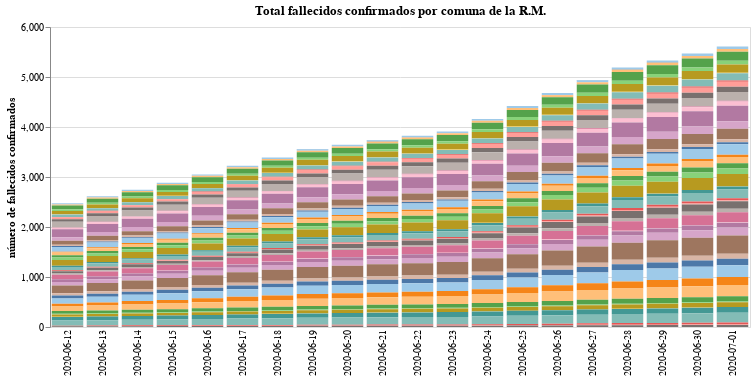

Write notebook code for a chart like this one.
### Markdown cell above
# Evolución del total de fallecidos confirmados por comuna (interpolación)

### Code cell
#collapse-hide
#linear interpolation
county_deaths_RM = np.round(county_deaths_RM.interpolate(method="linear"))

#data in long form to plot it on altair
county_deaths_RM_long_form = county_deaths_RM.drop(columns="Total").reset_index().melt("Fecha", var_name="Comuna", value_name="Fallecidos confirmados")
#plot the data
input_dropdown = alt.binding_select(options=county_deaths_RM_long_form['Comuna'].unique())
selection1 = alt.selection_single(fields=['Comuna'], bind=input_dropdown, name=' ')
selection2 = alt.selection_multi(fields=['Comuna'], on='mouseover')

color = alt.condition(selection1 | selection2,
                    alt.Color('Comuna:N', scale=alt.Scale(scheme='tableau20'), legend=None),
                    alt.value('lightgray'))

bars1 = alt.Chart(county_deaths_RM_long_form.fillna(0)).mark_bar().encode(
    x=alt.X("Fecha", axis=alt.Axis(title="", domain=False, tickSize=0)),
    y=alt.Y("Fallecidos confirmados", axis=alt.Axis(title="número de fallecidos confirmados")),
    tooltip = ["Fecha", "Comuna", "Fallecidos confirmados"],
    color = color
).properties(
    title="Total fallecidos confirmados por comuna de la R.M.",
    width=700).add_selection(
    selection1, selection2
).transform_filter(
    selection1
)

bars1

### Figure 1 — Vega-Lite specification as saved in the notebook (floating-point values rounded to 4 significant figures; data arrays with more than 128 entries replaced by an {"elided": "..."} marker saying what was removed)
{"config": {"view": {"continuousWidth": 400, "continuousHeight": 300}}, "data": {"name": "data-8e05353b3f8e7a9eca6a2d6ae5d86fee"}, "mark": "bar", "encoding": {"color": {"condition": {"type": "nominal", "field": "Comuna", "legend": null, "scale": {"scheme": "tableau20"}, "selection": {"or": [" ", "selector002"]}}, "value": "lightgray"}, "tooltip": [{"type": "nominal", "field": "Fecha"}, {"type": "nominal", "field": "Comuna"}, {"type": "quantitative", "field": "Fallecidos confirmados"}], "x": {"type": "nominal", "axis": {"domain": false, "tickSize": 0, "title": ""}, "field": "Fecha"}, "y": {"type": "quantitative", "axis": {"title": "número de fallecidos confirmados"}, "field": "Fallecidos confirmados"}}, "selection": {" ": {"type": "single", "fields": ["Comuna"], "bind": {"input": "select", "options": ["Alhue", "Buin", "Calera de Tango", "Cerrillos", "Cerro Navia", "Colina", "Conchali", "Curacavi", "El Bosque", "El Monte", "Estacion Central", "Huechuraba", "Independencia", "Isla de Maipo", "La Cisterna", "La Florida", "La Granja", "La Pintana", "La Reina", "Lampa", "Las Condes", "Lo Barnechea", "Lo Espejo", "Lo Prado", "Macul", "Maipu", "Maria Pinto", "Melipilla", "Nunoa", "Padre Hurtado", "Paine", "Pedro Aguirre Cerda", "Penaflor", "Penalolen", "Pirque", "Providencia", "Pudahuel", "Puente Alto", "Quilicura", "Quinta Normal", "Recoleta", "Renca", "San Bernardo", "San Joaquin", "San Jose de Maipo", "San Miguel", "San Pedro", "San Ramon", "Santiago", "Talagante", "Tiltil", "Vitacura", "Desconocido Metropolitana"]}}, "selector002": {"type": "multi", "fields": ["Comuna"], "on": "mouseover"}}, "title": "Total fallecidos confirmados por comuna de la R.M.", "transform": [{"filter": {"selection": " "}}], "width": 700, "$schema": "https://vega.github.io/schema/vega-lite/v4.8.1.json", "datasets": {"data-8e05353b3f8e7a9eca6a2d6ae5d86fee": {"elided": "1060 records"}}}
